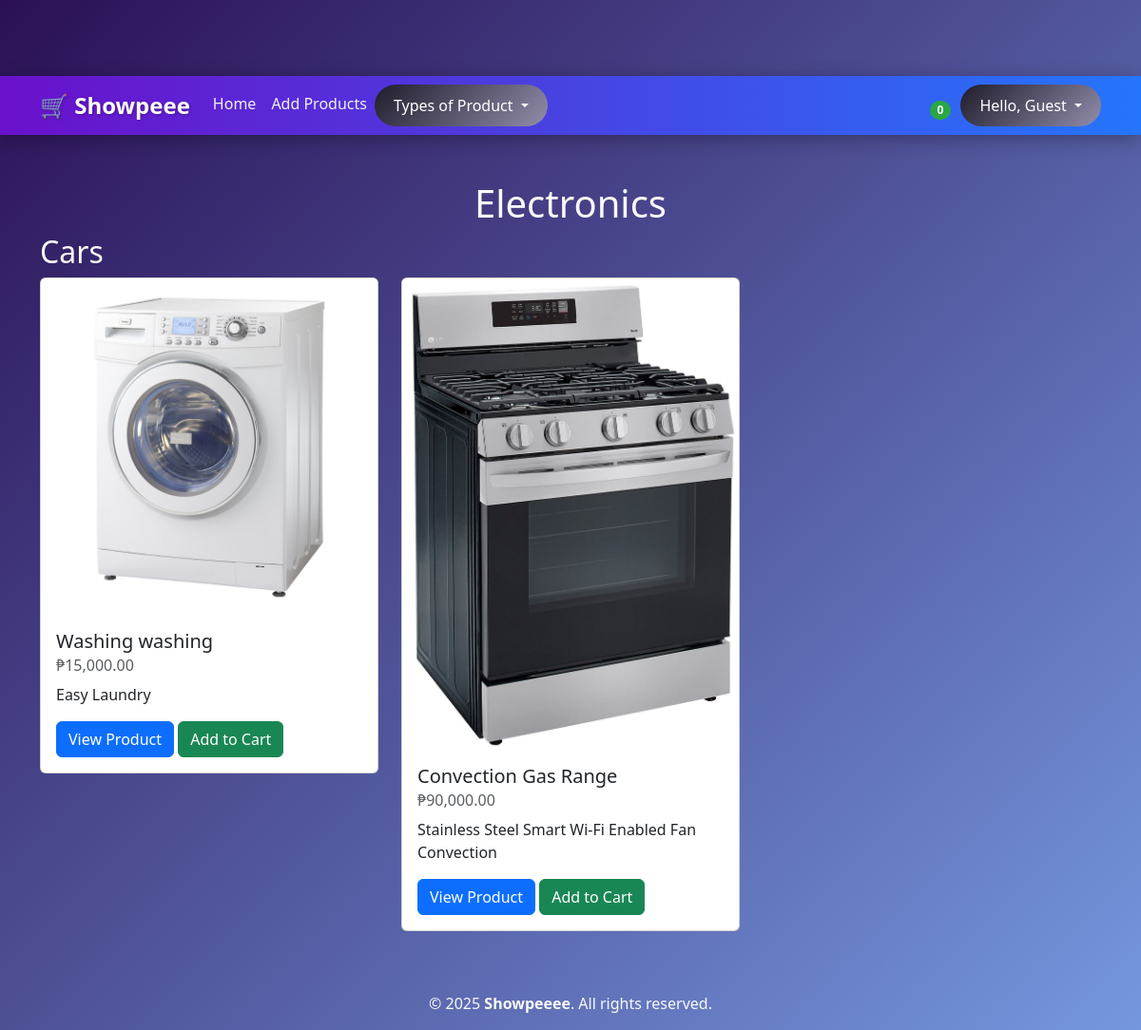
The page /category.php?name= Electronics on the database its author committed.
### tables this page shows
CREATE TABLE `products` (
  `id` int(11) NOT NULL,
  `category_id` int(11) NOT NULL,
  `name` varchar(255) NOT NULL,
  `description` text DEFAULT NULL,
  `price` decimal(10,2) NOT NULL,
  `slug` varchar(255) NOT NULL,
  `image_path` varchar(255) DEFAULT NULL,
  `created_at` timestamp NOT NULL DEFAULT current_timestamp(),
  `updated_at` timestamp NOT NULL DEFAULT current_timestamp() ON UPDATE current_timestamp()
);

### app/includes/database.php (called while the page is built, shortened)
<?php
class Database {
    private $host = "localhost";
    private $db_name = "ecommerce-app";
    private $username = "root";
    private $password = "";
    protected $conn;
    public function __construct() {
        try {
            $this->conn = new \PDO("mysql:host=" . $this->host . ";dbname=" . $this->db_name, $this->username, $this->password);
            $this->conn->setAttribute(\PDO::ATTR_ERRMODE, \PDO::ERRMODE_EXCEPTION);
        } catch (\PDOException $e) {
            die("Connection failed: " . $e->getMessage());
        }
    }
    public function getConnection() {
        return $this->conn;
    }
}

### app/models/Product.php (called while the page is built, shortened)
<?php
class Product extends Database
{
    private $db;
    public function __construct()
    {
        $this->db = $this->getConnection();
    }
    public function getByCategory($category_name)
    {
        $sql = "SELECT products.id, products.name, products.price, products.description, products.image_path FROM products JOIN product_categories ON products.category_id = product_categories.id WHERE product_categories.name = :category_name";
        $stmt = $this->db->prepare($sql);
        $stmt->execute([
            'category_name' => $category_name
        ]);
        return $stmt->fetchAll(\PDO::FETCH_ASSOC);
    }
}

### category.php (the view, shortened to what this page needs)
<?php
$products = new Product();
$category = $_GET['name'];
$amounLocale = 'en_PH';
$pesoFormatter = new NumberFormatter($amounLocale, NumberFormatter::CURRENCY);
?>
<div class="container my-5">
    <div class="row align-items-center">
        <div class="col-md-12">
            <h1 class="text-center"><?php echo $category ?></h1>
        </div>
    </div>
    <div class="row">
        <h2>Cars</h2>
        <?php foreach($products->getByCategory($category) as $product): ?>
        <div class="col-md-4">
            <div class="card">
                <img src="<?php echo $product['image_path'] ?>" class="card-img-top" alt="...">
                <div class="card-body">
                    <h5 class="card-title"><?php echo $product['name'] ?></h5>
                    <h6 class="card-subtitle mb-2 text-body-secondary"><?php echo $formattedAmount = $pesoFormatter->formatCurrency($product['price'], 'PHP') ?></h6>
                    <p class="card-text"><?php echo $product['description'] ?></p>
                    <a href="product.php?id=<?php echo $product['id'] ?>" class="btn btn-primary">View Product</a>
                    <a href="cart.php?product_id=<?php echo $product['id'] ?>" class="btn btn-success">Add to Cart</a>
                </div>
            </div>
        </div>
        <?php endforeach; ?>
    </div>
</div>

### templates/header.php (style rules this page uses)
body.store-body { background: linear-gradient(135deg, #2b1055, #7597de); color: #f9f9f9; font-family: 'Segoe UI', Tahoma, Geneva, Verdana, sans-serif; min-height: 100vh; margin: 0; padding-top: 80px; }

### rows shown on the page
products: image_path (picture), name "Washing washing", price "₱15,000.00", description "Easy Laundry"
products: image_path (picture), name "Convection Gas Range", price "₱90,000.00", description "Stainless Steel Smart Wi-Fi Enabled Fan Convection"

### other values the page prints
countCart() "0"
$category "Electronics"
